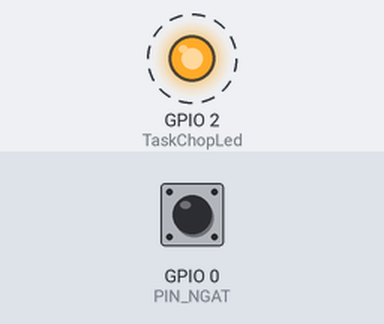
Bench run of a program on a simulated ESP32. On the bench: output pins drawn as LEDs (lit = HIGH). Dashed ring = blinking. The inputs (shaded band) are chosen by the test bench; at power-on: GPIO 0 (PIN_NGAT) HIGH. What the program prints to the serial monitor is not drawn.

Above: at 1.2 s.
1.3 s: GPIO 0 (PIN_NGAT) pulled LOW for 0.15 s
Timing chart, 0 to 10.3 s (numbered marks = the images above; inputs shaded):
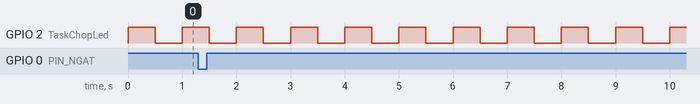

The program:

main.cpp
```cpp
#include <Arduino.h>

// 1. Khai báo "Chuông báo cháy" (Binary Semaphore)
SemaphoreHandle_t chuongBaoChay;

const int PIN_NGAT = 0; // Chân cắm nút nhấn hoặc chân INT của cảm biến

// ---------------------------------------------------------
// HÀM NGẮT (ISR) - NGƯỜI BẤM CHUÔNG
// ---------------------------------------------------------
// IRAM_ATTR đưa hàm này vào RAM để ESP32 phản ứng cực nhanh
void IRAM_ATTR isrXuLyNgat() {

  // Biến này để FreeRTOS tự đánh giá xem có cần "bẻ lái" CPU không
  BaseType_t xCanChuyenTaskNgay = pdFALSE;

  // BẤM CHUÔNG: Bắn Semaphore ra từ trong hàm ngắt
  xSemaphoreGiveFromISR(chuongBaoChay, &xCanChuyenTaskNgay);

  // BẺ LÁI CPU: Nếu Task cứu hỏa đang ưu tiên cao hơn Task hiện tại,
  // ép CPU nhảy sang Task cứu hỏa ngay lập tức.
  if (xCanChuyenTaskNgay == pdTRUE) {
    portYIELD_FROM_ISR();
  }
}

// ---------------------------------------------------------
// TASK LÍNH CỨU HỎA - LÀM VIỆC NẶNG
// ---------------------------------------------------------
void TaskLinhCuuHoa(void *pvParameters) {
  while(1) {
    // NGỦ ĐÔNG CHỜ CHUÔNG
    // Lệnh này block Task lại hoàn toàn, chiếm 0% CPU
    if (xSemaphoreTake(chuongBaoChay, portMAX_DELAY) == pdTRUE) {

      // --- VÙNG LÀM VIỆC NẶNG ---
      // Chỉ khi Ngắt xảy ra, đoạn code này mới được chạy
      Serial.println("\n[CẢNH BÁO] Phát hiện tín hiệu Ngắt!");
      Serial.println("[TASK] Bắt đầu đọc dữ liệu I2C/SPI phức tạp...");

      // Giả lập tốn 2 giây để xử lý xong công việc
      vTaskDelay(2000 / portTICK_PERIOD_MS);

      Serial.println("[TASK] Đã xử lý xong. Quay về ngủ chờ báo động tiếp theo.");
    }
  }
}

// ---------------------------------------------------------
// TASK CHỚP LED - VIỆC RÂU RIA
// ---------------------------------------------------------
void TaskChopLed(void *pvParameters) {
  pinMode(2, OUTPUT);
  while(1) {
    digitalWrite(2, !digitalRead(2));
    vTaskDelay(500 / portTICK_PERIOD_MS);
  }
}

void setup() {
  Serial.begin(115200);
  pinMode(PIN_NGAT, INPUT_PULLUP);

  // 2. KHỞI TẠO CHUÔNG BÁO CHÁY
  chuongBaoChay = xSemaphoreCreateBinary();

  if (chuongBaoChay != NULL) {

    // Gắn phần cứng: Khi điện áp chân số 0 sụt xuống GND (FALLING) thì gọi ISR
    attachInterrupt(digitalPinToInterrupt(PIN_NGAT), isrXuLyNgat, FALLING);

    // Tạo Task. Lưu ý: Task cứu hỏa cho mức ưu tiên (Priority) = 3, cao hơn Task LED (Priority = 1)
    xTaskCreate(TaskLinhCuuHoa, "Cuu_Hoa", 2048, NULL, 3, NULL);
    xTaskCreate(TaskChopLed, "Chop_Led", 1024, NULL, 1, NULL);
  }
}

void loop() {}
```

Measured:
- by itself, GPIO 2 (TaskChopLed): alternates HIGH for 0.50 s and LOW for 0.50 s
